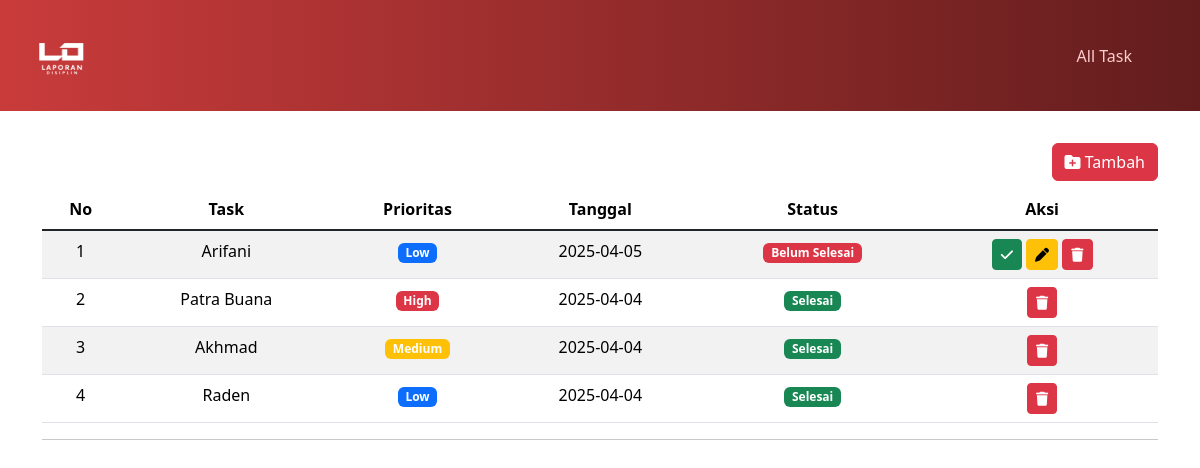
/all_task.php, run on the app's committed database.
### tables this page shows
CREATE TABLE `tasks` (
  `id` int(11) NOT NULL,
  `task` varchar(225) NOT NULL,
  `prioritas` enum('1','2','3') NOT NULL,
  `date` date NOT NULL,
  `status` tinyint(1) NOT NULL DEFAULT 0
);

### all_task.php (the view, shortened to what this page needs)
<?php
$koneksi = mysqli_connect("localhost","root","","todolistukk");
$result = mysqli_query($koneksi, "SELECT * FROM tasks ORDER BY status ASC, prioritas DESC, date ASC");
?>
<!DOCTYPE html>
<html lang="en">
<head>
    <link rel="stylesheet" href="https://cdnjs.cloudflare.com/ajax/libs/font-awesome/6.5.1/css/all.min.css">
    <link href="https://cdn.jsdelivr.net/npm/bootstrap@5.3.3/dist/css/bootstrap.min.css" rel="stylesheet">
</head>
<body>
    <nav class="navbar navbar-expand-lg bg-body-tertiary">
    <div class="container-fluid">
    <a href="index.php">
    <img src="img/logold.png" alt="Logo" width="100" height="94" class="d-inline-block align-text-top">
    </a>
        <ul class="navbar-nav me-5">
            <li class="nav-item">
            <a class="nav-link" href="">All Task</a>
            </li>
        </ul>
        </div>
    </nav>
    <br>
    <div class="container mt-2 d-flex justify-content-end">
        <a href="tambah.php">
        <button type="button" class="btn btn-danger"><i class="fa-solid fa-folder-plus"></i> Tambah</button>
        </a>
    </div>
    <div class="container mt-2">
            <table class="table table-striped text-center">
                <thead>
                    <tr>
                        <th>No</th>
                        <th>Task</th>
                        <th>Prioritas</th>
                        <th>Tanggal</th>
                        <th>Status</th>
                        <th>Aksi</th>
                    </tr>
                </thead>
                <tbody class="table-group-divider">
                    <?php
                    if (mysqli_num_rows($result) > 0) {
                        $no = 1;
                        while($row = mysqli_fetch_assoc($result)) { ?>
                            <tr>
                                <td><?php echo $no++; ?></td>
                                <td><?php echo $row['task']; ?></td>
                                <td>
                                    <?php
                                    echo ($row['prioritas'] == 1) ? "<span class='badge bg-primary'>Low</span>" : (($row['prioritas'] == 2) ? "<span class='badge bg-warning'>Medium</span>" : "<span class='badge bg-danger'>High</span>");
                                    ?>
                                </td>
                                <td><?php echo $row['date']; ?></td>
                                <td>
                                    <?php echo ($row['status'] == 0) ? "<span class='badge bg-danger'>Belum Selesai</span>" : "<span class='badge bg-success'>Selesai</span>"; ?>
                                </td>
                                <td>
                                    <?php if ($row['status'] == 0) { ?>
                                        <a href="?complete=<?php echo $row['id'];  ?>" class="btn btn-success btn-sm "><i class="fa-solid fa-check"></i></a>
                                        <a href="edit.php?edit=<?php echo $row['id']; ?>" class="btn btn-warning btn-sm"><i class="fa-solid fa-pen"></i></a>
                                    <?php } ?>
                                        <a href="?delete=<?php echo $row['id']  ?>" class="btn btn-danger btn-sm"><i class="fa-solid fa-trash"></i></a>
                                </td>
                            </tr>
                        <?php }
                   } ?>
                </tbody>
            </table>
            <hr>
        </div>
        <br>

### all_task.php (style rules this page uses)
.navbar { background: linear-gradient(to right, #C93B3B, #631D1D); }
.navbar .nav-link { color: #ffcccc ; }

### data on the page
tasks: task "Arifani", prioritas "Low", date "2025-04-05", status "Belum Selesai"
tasks: task "Patra Buana", prioritas "High", date "2025-04-04", status "Selesai"
tasks: task "Akhmad", prioritas "Medium", date "2025-04-04", status "Selesai"
tasks: task "Raden", prioritas "Low", date "2025-04-04", status "Selesai"
